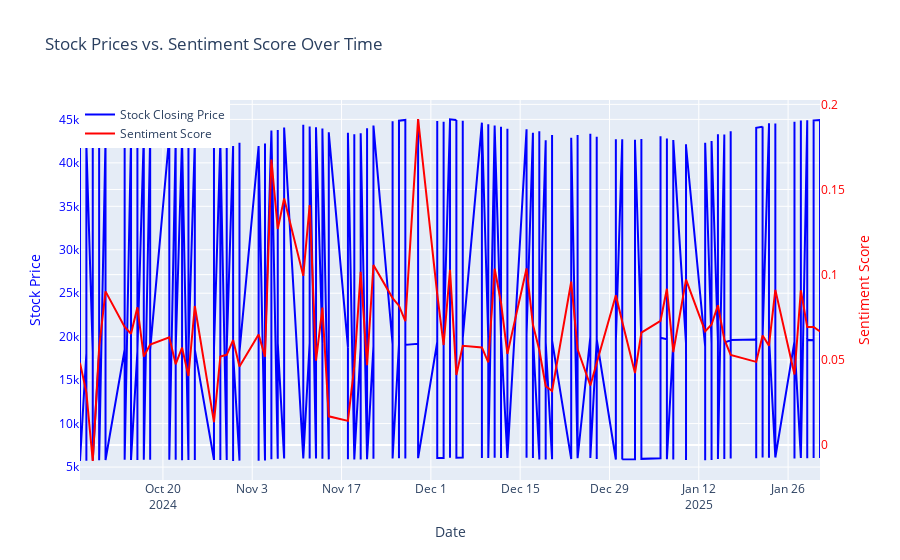

The cell this chart's notebook holds for it:
### Code cell
fig = go.Figure()

fig.add_trace(go.Scatter(
    x=df_final["Date"],
    y=df_final["ClosingPrice"],
    mode="lines",
    name="Stock Closing Price",
    line=dict(color="blue")
))

fig.add_trace(go.Scatter(
    x=df_final["Date"],
    y=df_final["sentiment_score"],
    mode="lines",
    name="Sentiment Score",
    line=dict(color="red"),
    yaxis="y2" 
))

fig.update_layout(
    title="Stock Prices vs. Sentiment Score Over Time",
    xaxis=dict(title="Date"),
    yaxis=dict(title="Stock Price", titlefont=dict(color="blue"), tickfont=dict(color="blue")),
    yaxis2=dict(title="Sentiment Score", titlefont=dict(color="red"), tickfont=dict(color="red"),
                overlaying="y", side="right"), 
    legend=dict(x=0, y=1)
)
fig.show()

### Figure 1 — Plotly figure (JSON) as saved in the notebook; plotly's stock layout.template omitted (floating-point values rounded to 4 significant figures; data arrays with more than 128 entries replaced by an {"elided": "..."} marker saying what was removed)
{"data": [{"line": {"color": "blue"}, "mode": "lines", "name": "Stock Closing Price", "type": "scatter", "x": {"elided": "1650 str values"}, "y": {"elided": "1650 float values"}}, {"line": {"color": "red"}, "mode": "lines", "name": "Sentiment Score", "type": "scatter", "x": {"elided": "1650 str values"}, "y": {"elided": "1650 float values"}, "yaxis": "y2"}], "layout": {"legend": {"x": 0, "y": 1}, "title": {"text": "Stock Prices vs. Sentiment Score Over Time"}, "xaxis": {"title": {"text": "Date"}}, "yaxis": {"tickfont": {"color": "blue"}, "title": {"font": {"color": "blue"}, "text": "Stock Price"}}, "yaxis2": {"overlaying": "y", "side": "right", "tickfont": {"color": "red"}, "title": {"font": {"color": "red"}, "text": "Sentiment Score"}}}}
